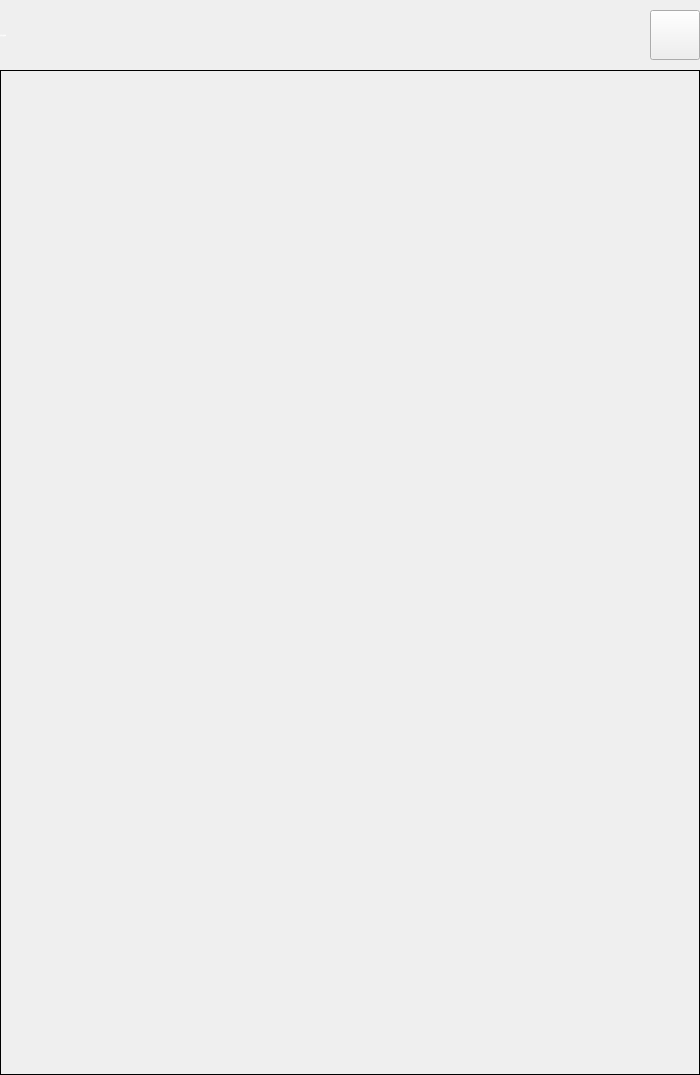
<?xml version="1.0" encoding="UTF-8"?>
<ui version="4.0">
 <class>DialogLogDetail</class>
 <widget class="QDialog" name="DialogLogDetail">
  <property name="geometry">
   <rect>
    <x>0</x>
    <y>0</y>
    <width>700</width>
    <height>1075</height>
   </rect>
  </property>
  <property name="minimumSize">
   <size>
    <width>700</width>
    <height>1075</height>
   </size>
  </property>
  <property name="maximumSize">
   <size>
    <width>700</width>
    <height>1075</height>
   </size>
  </property>
  <property name="font">
   <font>
    <family>微软雅黑</family>
    <pointsize>-1</pointsize>
    <weight>50</weight>
    <italic>false</italic>
    <bold>false</bold>
   </font>
  </property>
  <property name="windowTitle">
   <string notr="true">记录详细信息</string>
  </property>
  <property name="styleSheet">
   <string notr="true">font: 28px &quot;微软雅黑&quot;;</string>
  </property>
  <layout class="QVBoxLayout" name="verticalLayoutForm">
   <property name="spacing">
    <number>0</number>
   </property>
   <property name="margin">
    <number>0</number>
   </property>
   <item>
    <widget class="QFrame" name="frameTitle">
     <property name="sizePolicy">
      <sizepolicy hsizetype="Preferred" vsizetype="Fixed">
       <horstretch>0</horstretch>
       <verstretch>0</verstretch>
      </sizepolicy>
     </property>
     <property name="minimumSize">
      <size>
       <width>0</width>
       <height>70</height>
      </size>
     </property>
     <property name="maximumSize">
      <size>
       <width>16777215</width>
       <height>70</height>
      </size>
     </property>
     <property name="font">
      <font>
       <family>微软雅黑</family>
       <pointsize>-1</pointsize>
       <weight>50</weight>
       <italic>false</italic>
       <bold>false</bold>
      </font>
     </property>
     <property name="styleSheet">
      <string notr="true">QFrame#frameTitle
{
	background-color: transparent;
	border-image: url(:/img/widget/DialogTitle.png) 0 12 0 12;
	border-left: 12px transparent;
	border-right: 12px transparent;
}
</string>
     </property>
     <property name="frameShape">
      <enum>QFrame::NoFrame</enum>
     </property>
     <property name="frameShadow">
      <enum>QFrame::Raised</enum>
     </property>
     <layout class="QHBoxLayout" name="horizontalLayoutTitle">
      <property name="spacing">
       <number>5</number>
      </property>
      <property name="margin">
       <number>0</number>
      </property>
      <item>
       <widget class="QLabel" name="labelTitle">
        <property name="sizePolicy">
         <sizepolicy hsizetype="Preferred" vsizetype="Fixed">
          <horstretch>0</horstretch>
          <verstretch>0</verstretch>
         </sizepolicy>
        </property>
        <property name="minimumSize">
         <size>
          <width>0</width>
          <height>70</height>
         </size>
        </property>
        <property name="maximumSize">
         <size>
          <width>16777215</width>
          <height>70</height>
         </size>
        </property>
        <property name="font">
         <font>
          <family>微软雅黑</family>
          <pointsize>-1</pointsize>
          <weight>50</weight>
          <italic>false</italic>
          <bold>false</bold>
         </font>
        </property>
        <property name="styleSheet">
         <string notr="true">QLabel#labelTitle
{
	color: white;
}
</string>
        </property>
        <property name="frameShape">
         <enum>QFrame::NoFrame</enum>
        </property>
        <property name="text">
         <string>记录详细信息</string>
        </property>
       </widget>
      </item>
      <item>
       <widget class="xPushButton" name="pushButtonClose">
        <property name="sizePolicy">
         <sizepolicy hsizetype="Fixed" vsizetype="Fixed">
          <horstretch>0</horstretch>
          <verstretch>0</verstretch>
         </sizepolicy>
        </property>
        <property name="minimumSize">
         <size>
          <width>50</width>
          <height>50</height>
         </size>
        </property>
        <property name="maximumSize">
         <size>
          <width>50</width>
          <height>50</height>
         </size>
        </property>
        <property name="font">
         <font>
          <family>微软雅黑</family>
          <pointsize>-1</pointsize>
          <weight>50</weight>
          <italic>false</italic>
          <bold>false</bold>
         </font>
        </property>
        <property name="focusPolicy">
         <enum>Qt::NoFocus</enum>
        </property>
        <property name="styleSheet">
         <string notr="true">QPushButton#pushButtonClose:!pressed
{
	border-image: url(:/img/widget/BtnCloseNormal.png);
}

QPushButton#pushButtonClose:pressed
{
	border-image: url(:/img/widget/BtnClosePress.png);
}
</string>
        </property>
        <property name="text">
         <string notr="true"/>
        </property>
        <property name="iconSize">
         <size>
          <width>32</width>
          <height>32</height>
         </size>
        </property>
       </widget>
      </item>
     </layout>
    </widget>
   </item>
   <item>
    <widget class="QFrame" name="frameMainArea">
     <property name="font">
      <font>
       <family>微软雅黑</family>
       <pointsize>-1</pointsize>
       <weight>50</weight>
       <italic>false</italic>
       <bold>false</bold>
      </font>
     </property>
     <property name="styleSheet">
      <string notr="true"/>
     </property>
     <property name="frameShape">
      <enum>QFrame::Panel</enum>
     </property>
     <property name="frameShadow">
      <enum>QFrame::Plain</enum>
     </property>
     <property name="IsMainArea" stdset="0">
      <bool>true</bool>
     </property>
     <layout class="QGridLayout" name="gridLayoutFrame">
      <property name="margin">
       <number>5</number>
      </property>
      <item row="0" column="0">
       <widget class="QLabel" name="labelIcon">
        <property name="sizePolicy">
         <sizepolicy hsizetype="Fixed" vsizetype="Fixed">
          <horstretch>0</horstretch>
          <verstretch>0</verstretch>
         </sizepolicy>
        </property>
        <property name="minimumSize">
         <size>
          <width>48</width>
          <height>48</height>
         </size>
        </property>
        <property name="maximumSize">
         <size>
          <width>48</width>
          <height>48</height>
         </size>
        </property>
        <property name="font">
         <font>
          <family>微软雅黑</family>
          <pointsize>-1</pointsize>
          <weight>50</weight>
          <italic>false</italic>
          <bold>false</bold>
         </font>
        </property>
        <property name="frameShape">
         <enum>QFrame::NoFrame</enum>
        </property>
        <property name="text">
         <string notr="true"/>
        </property>
        <property name="textInteractionFlags">
         <set>Qt::NoTextInteraction</set>
        </property>
       </widget>
      </item>
      <item row="0" column="1">
       <widget class="QLabel" name="labelUser">
        <property name="sizePolicy">
         <sizepolicy hsizetype="Preferred" vsizetype="Fixed">
          <horstretch>0</horstretch>
          <verstretch>0</verstretch>
         </sizepolicy>
        </property>
        <property name="minimumSize">
         <size>
          <width>0</width>
          <height>50</height>
         </size>
        </property>
        <property name="maximumSize">
         <size>
          <width>16777215</width>
          <height>50</height>
         </size>
        </property>
        <property name="font">
         <font>
          <family>微软雅黑</family>
          <pointsize>-1</pointsize>
          <weight>50</weight>
          <italic>false</italic>
          <bold>false</bold>
         </font>
        </property>
        <property name="frameShape">
         <enum>QFrame::NoFrame</enum>
        </property>
        <property name="text">
         <string notr="true"/>
        </property>
        <property name="textInteractionFlags">
         <set>Qt::NoTextInteraction</set>
        </property>
       </widget>
      </item>
      <item row="0" column="2">
       <widget class="QLabel" name="labelTime">
        <property name="sizePolicy">
         <sizepolicy hsizetype="Expanding" vsizetype="Fixed">
          <horstretch>0</horstretch>
          <verstretch>0</verstretch>
         </sizepolicy>
        </property>
        <property name="minimumSize">
         <size>
          <width>0</width>
          <height>50</height>
         </size>
        </property>
        <property name="maximumSize">
         <size>
          <width>16777215</width>
          <height>50</height>
         </size>
        </property>
        <property name="font">
         <font>
          <family>微软雅黑</family>
          <pointsize>-1</pointsize>
          <weight>50</weight>
          <italic>false</italic>
          <bold>false</bold>
         </font>
        </property>
        <property name="frameShape">
         <enum>QFrame::NoFrame</enum>
        </property>
        <property name="text">
         <string notr="true"/>
        </property>
        <property name="textInteractionFlags">
         <set>Qt::NoTextInteraction</set>
        </property>
       </widget>
      </item>
      <item row="1" column="0" colspan="3">
       <widget class="QLabel" name="labelDetail">
        <property name="font">
         <font>
          <family>微软雅黑</family>
          <pointsize>-1</pointsize>
          <weight>50</weight>
          <italic>false</italic>
          <bold>false</bold>
         </font>
        </property>
        <property name="text">
         <string notr="true"/>
        </property>
        <property name="alignment">
         <set>Qt::AlignLeading|Qt::AlignLeft|Qt::AlignTop</set>
        </property>
        <property name="wordWrap">
         <bool>true</bool>
        </property>
        <property name="textInteractionFlags">
         <set>Qt::NoTextInteraction</set>
        </property>
        <property name="HasBorder" stdset="0">
         <bool>true</bool>
        </property>
       </widget>
      </item>
     </layout>
    </widget>
   </item>
  </layout>
 </widget>
 <customwidgets>
  <customwidget>
   <class>xPushButton</class>
   <extends>QPushButton</extends>
   <header>xpushbutton.h</header>
  </customwidget>
 </customwidgets>
 <resources/>
 <connections>
  <connection>
   <sender>pushButtonClose</sender>
   <signal>clicked()</signal>
   <receiver>DialogLogDetail</receiver>
   <slot>reject()</slot>
   <hints>
    <hint type="sourcelabel">
     <x>473</x>
     <y>32</y>
    </hint>
    <hint type="destinationlabel">
     <x>601</x>
     <y>29</y>
    </hint>
   </hints>
  </connection>
 </connections>
</ui>
